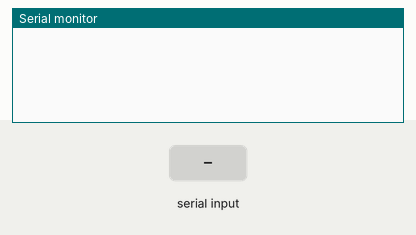
Simulated run of this sketch. Board: Arduino Mega 2560, built with avr-gcc and run on an emulated ATmega2560. Shown: the last lines printed to the serial monitor. Inputs (shaded band) come from the test bench.

Above: at 1.2 s.
1.3 s: "1" received over the second serial link
At 2.5 s:
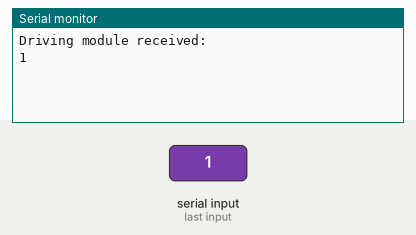
2.8 s: "0" received over the second serial link
At 3.8 s:
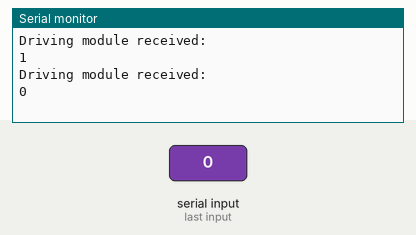
4.3 s: "2" received over the second serial link
At 4.9 s:
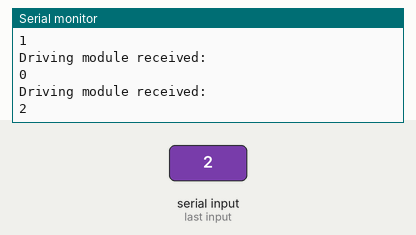

The sketch:

UART_test.ino
```cpp
void setup() {
  Serial1.begin(115200, SERIAL_8N1);
  Serial.begin(115200);
}

void loop() {

  if(Serial1.available()) {
    char data_rcvd = Serial1.read();
    Serial.println("Driving module received: ");
    Serial.println(data_rcvd);
  }

}
```

Measured:
- after the input at 1.3 s, the serial monitor: prints a new line at once (image 1)
- after the input at 2.8 s, the serial monitor: prints a new line at once (image 2)
- after the input at 4.3 s, the serial monitor: prints a new line at once (image 3)
